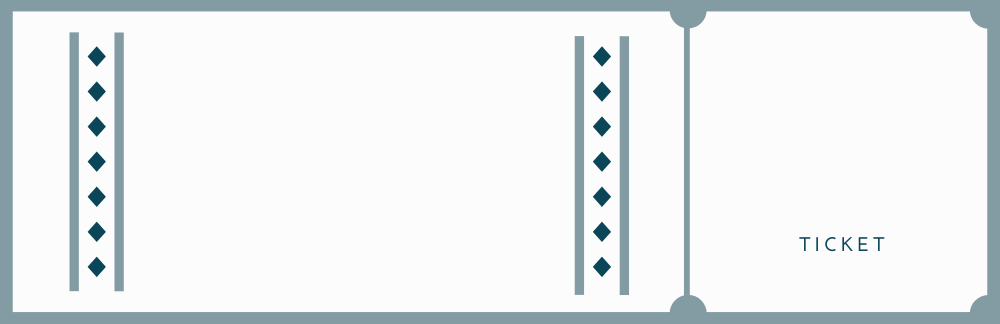
#> input picture tickets/tckts/tic3.png, 2000 x 647 px, found by its file name (shown at 1/2 size)
$ python ticket3.py   (older library calls are emulated)
#> lines starting #> are read from the running program, lines starting #| are printed output that depends on the picture
from PIL import Image,ImageDraw,ImageFont
import os
if not os.path.exists('tickets/ticketsave'):
    os.makedirs('tickets/ticketsave')
FONT_COLOR = "#000000"
temp = Image.open('tickets/tckts/tic3.png')
#> temp is the input picture: PIL image 2000x647 RGBA; mean R, G, B, A 233.7, 237.6, 238.7, 255
WIDTH, HEIGHT = temp.size
#> WIDTH = 2000; HEIGHT = 647
def make_tickets3(name,event,date,org,venue,email,phone,time):
#> called with name = 'Soham Chakraborty', event = 'Metathon', date = '29.12.2022', org = 'Student Developers Student Clubs', venue = 'Taal Kutir Convention', email = 'prithasaha19@gmail.com', phone = '9800910906', time = '09:30 a.m.'
    image_source = Image.open('tickets/tckts/tic3.png')
    draw = ImageDraw.Draw(image_source)
    name_width, name_height = draw.textsize(name)
#> name_width = 92; name_height = 12
    draw.text((1598,220), name, fill=FONT_COLOR,font=ImageFont.truetype("arial.ttf",20))
    event_width, event_height = draw.textsize(event)
#> event_width = 45; event_height = 10
    draw.text((450,240), event, fill=FONT_COLOR,font=ImageFont.truetype("arial.ttf",100))
    date_width, date_height = draw.textsize(date)
#> date_width = 52; date_height = 10
    draw.text((580,486), date, fill=FONT_COLOR,font=ImageFont.truetype("arial.ttf",20))
    venue_width, venue_height = draw.textsize(venue)
#> venue_width = 101; venue_height = 10
    draw.text((480,430), venue, fill=FONT_COLOR,font=ImageFont.truetype("arial.ttf",35))
    org_width, org_height = draw.textsize(org)
#> org_width = 161; org_height = 12
    draw.text((355,130), org, fill=FONT_COLOR,font=ImageFont.truetype("arial.ttf",40))
    email_width, email_height = draw.textsize(email)
#> email_width = 118; email_height = 12
    draw.text((1590,341),email, fill=FONT_COLOR,font=ImageFont.truetype("arial.ttf",20))
    phone_width, phone_height = draw.textsize(phone)
#> phone_width = 60; phone_height = 10
    draw.text((1600,280),phone, fill=FONT_COLOR,font=ImageFont.truetype("arial.ttf",20))
    time_width, time_height = draw.textsize(time)
#> time_width = 46; time_height = 10
    draw.text((585,522),time, fill=FONT_COLOR,font=ImageFont.truetype("arial.ttf",20))
    image_source.save('tickets/ticketsave/ticket.png', format='PNG')
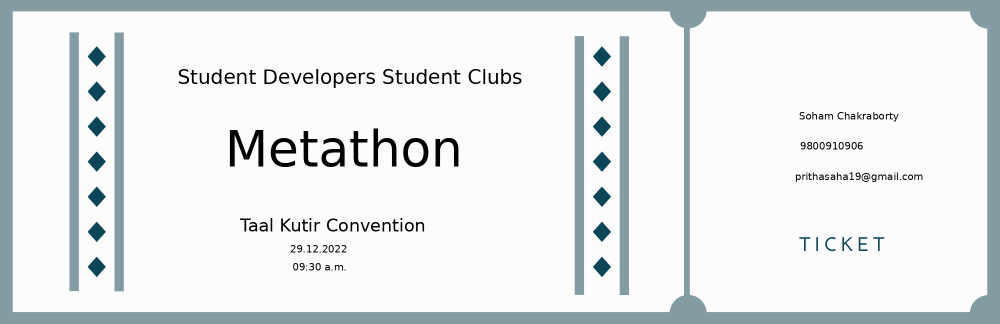
#> saved as ticket.png: PIL image 2000x647 RGBA (shown at 1/2 size); mean R, G, B, A 229.3, 233.1, 234.2, 255

if __name__ == "__main__":
    names = ["Soham Chakraborty", "Kaustav Giri", "Pritha Saha","Ujjaini Ray"]
    event = "Metathon"
    date = "29.12.2022"
    venue = "Taal Kutir Convention"
    org = "Student Developers Student Clubs"
    phone = "9800910906"
    email = "prithasaha19@gmail.com"
    time = "09:30 a.m."
    for name in names:
        make_tickets3(name,event,date,org,venue,email,phone,time)
    print(len(names),"Tickets done.")
